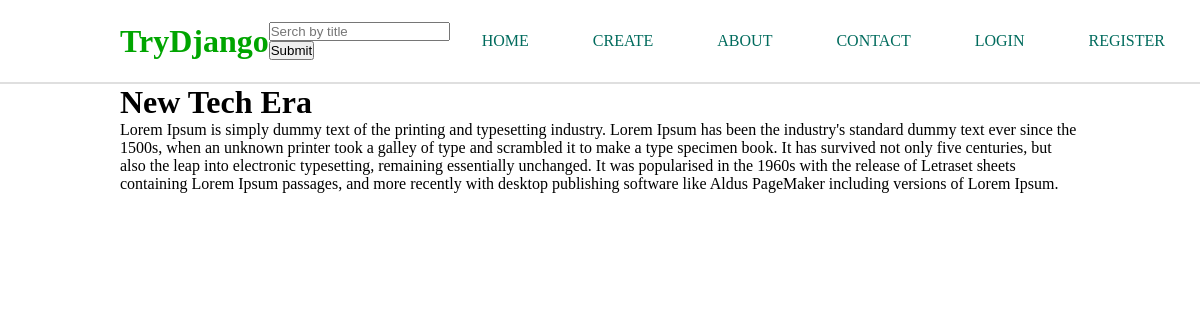
Screenshot of /article/detail/7 with the database file from the repository.
### articles/models.py (models this page shows, shortened)
class Article(models.Model):
    author = models.ForeignKey(User, on_delete=models.CASCADE)
    title = models.CharField(max_length=50)
    slug = models.SlugField(null=True, blank=True)
    content = models.TextField()
    date_created = models.DateTimeField(default=timezone.now)

### articles/views.py (the view)
# urls.py: path('article/detail/<int:pk>', article_detail, name='article-detail'),
def article_detail(request, pk):
    article = Article.objects.get(pk=pk)
    content = article.content
    context = {
        'article': article.title,
        'content': content
    }
    return render(request, 'article_detail.html', context)

### templates/article_detail.html (shortened to what this page needs)
{% extends 'index.html' %}
{% block content %}
    <h1>{{ article }}</h1>
    <div>
        <p>{{ content }}</p>
    </div>
{% endblock content %}

### rows the page displays
Article: title "New Tech Era", content "Lorem Ipsum is simply dummy text of the printing and typesetting industry. Lorem Ipsum has been the industry's standard dummy text ever since the 1500s, when an unknown printer took a galley of type and scrambled it to make a type specimen book. It has survived not only five centuries, but also the leap into electronic typesetting, remaining essentially unchanged. It was popularised in the 1960s with the release of Letraset sheets containing Lorem Ipsum passages, and more recently with desktop publishing software like Aldus PageMaker including versions of Lorem Ipsum."
